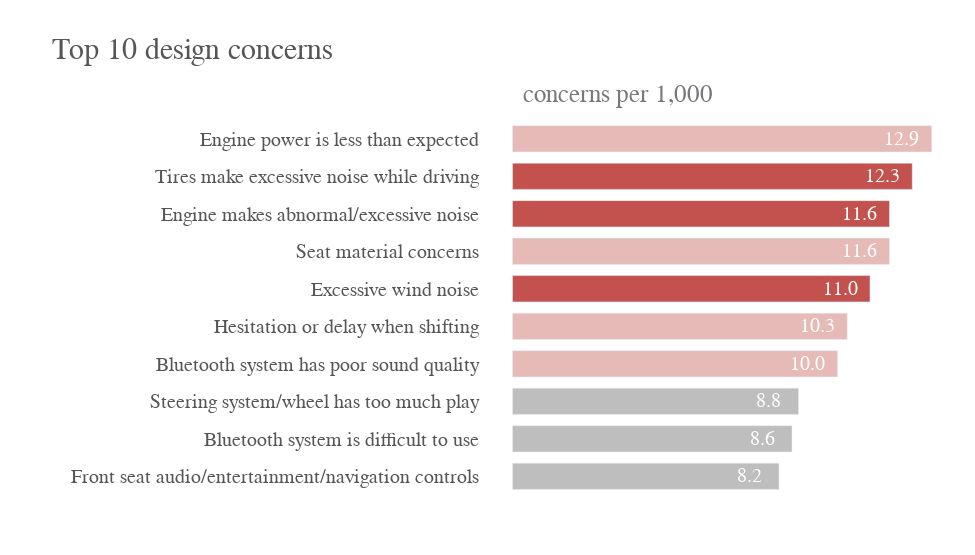

The notebook cell saved with this chart:
### Markdown cell above
## Data Visualization

### Code cell
fig = go.Figure()

# Plot -------------------------
fig.add_bar(
    x=df['concerns-per-1000'],
    y=df['category'],
    orientation='h',
    marker=dict(color=[GRAY9]*3 + [RED2] * 2 + [RED1] + [RED2] + [RED1]*2 + [RED2])
)

# Annotation -------------------
for i in range(10):
    fig.add_annotation(
        text=df['concerns-per-1000'][i],
        font=dict(color="white", size=20, family="Arial"),
        x=df['concerns-per-1000'][i],
        y=10 - i - 1,
        xshift=-30,
        yshift=0,
        showarrow=False,
    )

# Text -------------------------
fig.add_annotation(
    text="Top 10 design concerns",
    font=dict(color=GRAY3, size=30, family="Arial"),
    x=0,
    y=9.5,
    xshift=-320,
    yshift=70,
    showarrow=False,
)

fig.add_annotation(
    text="concerns per 1,000",
    font=dict(color=GRAY5, size=25, family="Arial"),
    x=0,
    y=9.5,
    xshift=105,
    yshift=25,
    showarrow=False,
)

# Layout -----------------------
fig.update_layout(
    width=975,
    height=555,
    margin=dict(t=120, b=60, l=480, r=40),
    paper_bgcolor="white",
    plot_bgcolor="white",
    barmode='group',
    bargap=0.3,
    bargroupgap=0.0,
)

fig.update_xaxes(
    tickfont=dict(color=GRAY7, size=15, family="Arial"),
    tickcolor=GRAY7,
    showticklabels=False,
    range=[-1, 13]
)

fig.update_yaxes(
    tickfont=dict(color=GRAY3, size=20, family="Arial"),
    tickcolor=GRAY7,
    range=[-0.5, 9.5]
)

### Figure 1 — Plotly figure (JSON) as saved in the notebook; plotly's stock layout.template omitted (floating-point values rounded to 4 significant figures)
{"data": [{"marker": {"color": ["#BFBEBE", "#BFBEBE", "#BFBEBE", "#E6BAB7", "#E6BAB7", "#C3514E", "#E6BAB7", "#C3514E", "#C3514E", "#E6BAB7"]}, "orientation": "h", "type": "bar", "x": [8.2, 8.6, 8.8, 10, 10.3, 11, 11.6, 11.6, 12.3, 12.9], "y": ["Front seat audio/entertainment/navigation controls", "Bluetooth system is difficult to use", "Steering system/wheel has too much play", "Bluetooth system has poor sound quality", "Hesitation or delay when shifting", "Excessive wind noise", "Seat material concerns", "Engine makes abnormal/excessive noise", "Tires make excessive noise while driving", "Engine power is less than expected"]}], "layout": {"annotations": [{"font": {"color": "white", "family": "Arial", "size": 20}, "showarrow": false, "text": "12.9", "x": 12.9, "xshift": -30, "y": 9, "yshift": 0}, {"font": {"color": "white", "family": "Arial", "size": 20}, "showarrow": false, "text": "12.3", "x": 12.3, "xshift": -30, "y": 8, "yshift": 0}, {"font": {"color": "white", "family": "Arial", "size": 20}, "showarrow": false, "text": "11.6", "x": 11.6, "xshift": -30, "y": 7, "yshift": 0}, {"font": {"color": "white", "family": "Arial", "size": 20}, "showarrow": false, "text": "11.6", "x": 11.6, "xshift": -30, "y": 6, "yshift": 0}, {"font": {"color": "white", "family": "Arial", "size": 20}, "showarrow": false, "text": "11.0", "x": 11, "xshift": -30, "y": 5, "yshift": 0}, {"font": {"color": "white", "family": "Arial", "size": 20}, "showarrow": false, "text": "10.3", "x": 10.3, "xshift": -30, "y": 4, "yshift": 0}, {"font": {"color": "white", "family": "Arial", "size": 20}, "showarrow": false, "text": "10.0", "x": 10, "xshift": -30, "y": 3, "yshift": 0}, {"font": {"color": "white", "family": "Arial", "size": 20}, "showarrow": false, "text": "8.8", "x": 8.8, "xshift": -30, "y": 2, "yshift": 0}, {"font": {"color": "white", "family": "Arial", "size": 20}, "showarrow": false, "text": "8.6", "x": 8.6, "xshift": -30, "y": 1, "yshift": 0}, {"font": {"color": "white", "family": "Arial", "size": 20}, "showarrow": false, "text": "8.2", "x": 8.2, "xshift": -30, "y": 0, "yshift": 0}, {"font": {"color": "#555655", "family": "Arial", "size": 30}, "showarrow": false, "text": "Top 10 design concerns", "x": 0, "xshift": -320, "y": 9.5, "yshift": 70}, {"font": {"color": "#76787B", "family": "Arial", "size": 25}, "showarrow": false, "text": "concerns per 1,000", "x": 0, "xshift": 105, "y": 9.5, "yshift": 25}], "bargap": 0.3, "bargroupgap": 0, "barmode": "group", "height": 555, "margin": {"b": 60, "l": 480, "r": 40, "t": 120}, "paper_bgcolor": "white", "plot_bgcolor": "white", "width": 975, "xaxis": {"range": [-1, 13], "showticklabels": false, "tickcolor": "#929497", "tickfont": {"color": "#929497", "family": "Arial", "size": 15}}, "yaxis": {"range": [-0.5, 9.5], "tickcolor": "#929497", "tickfont": {"color": "#555655", "family": "Arial", "size": 20}}}}
